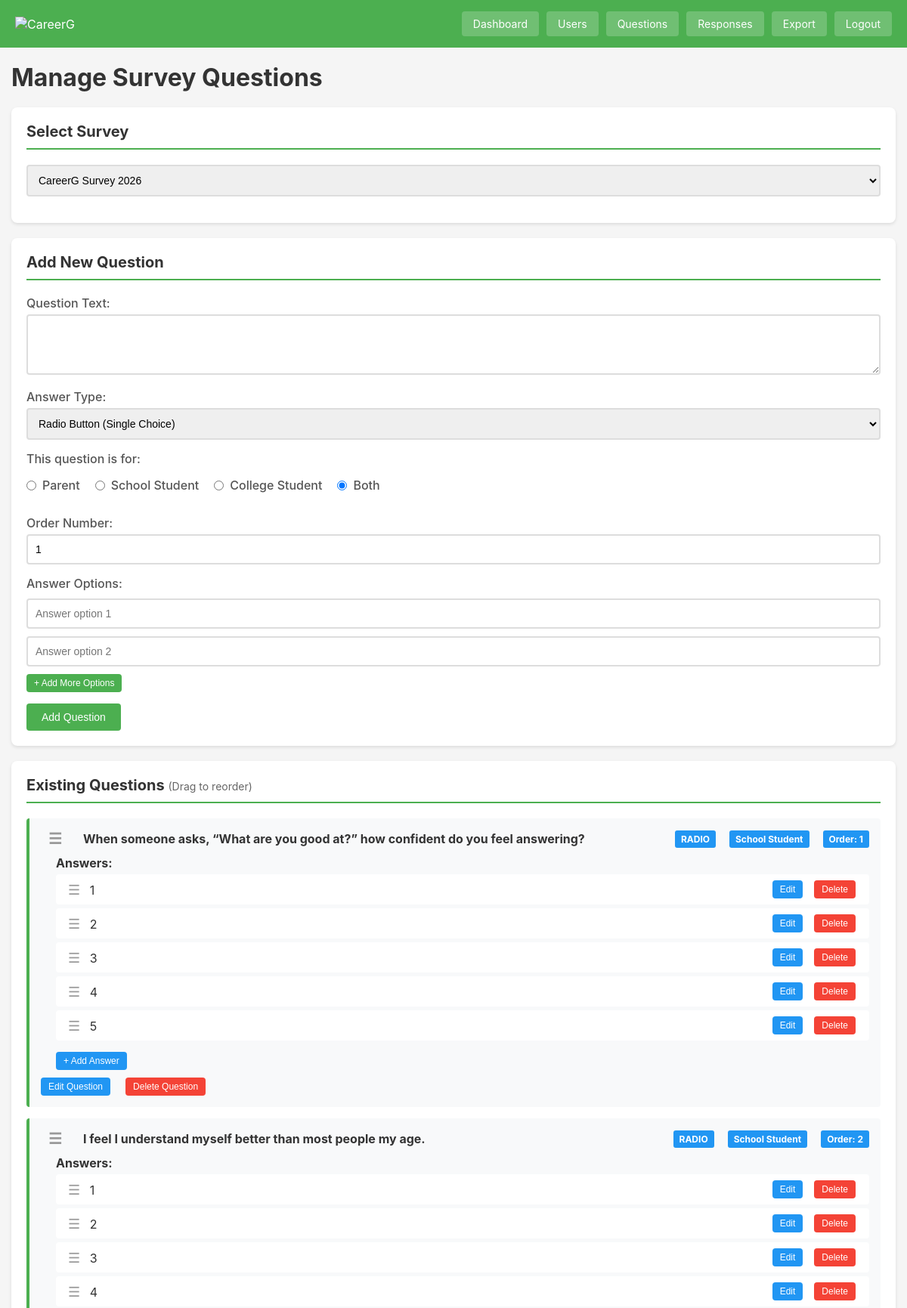
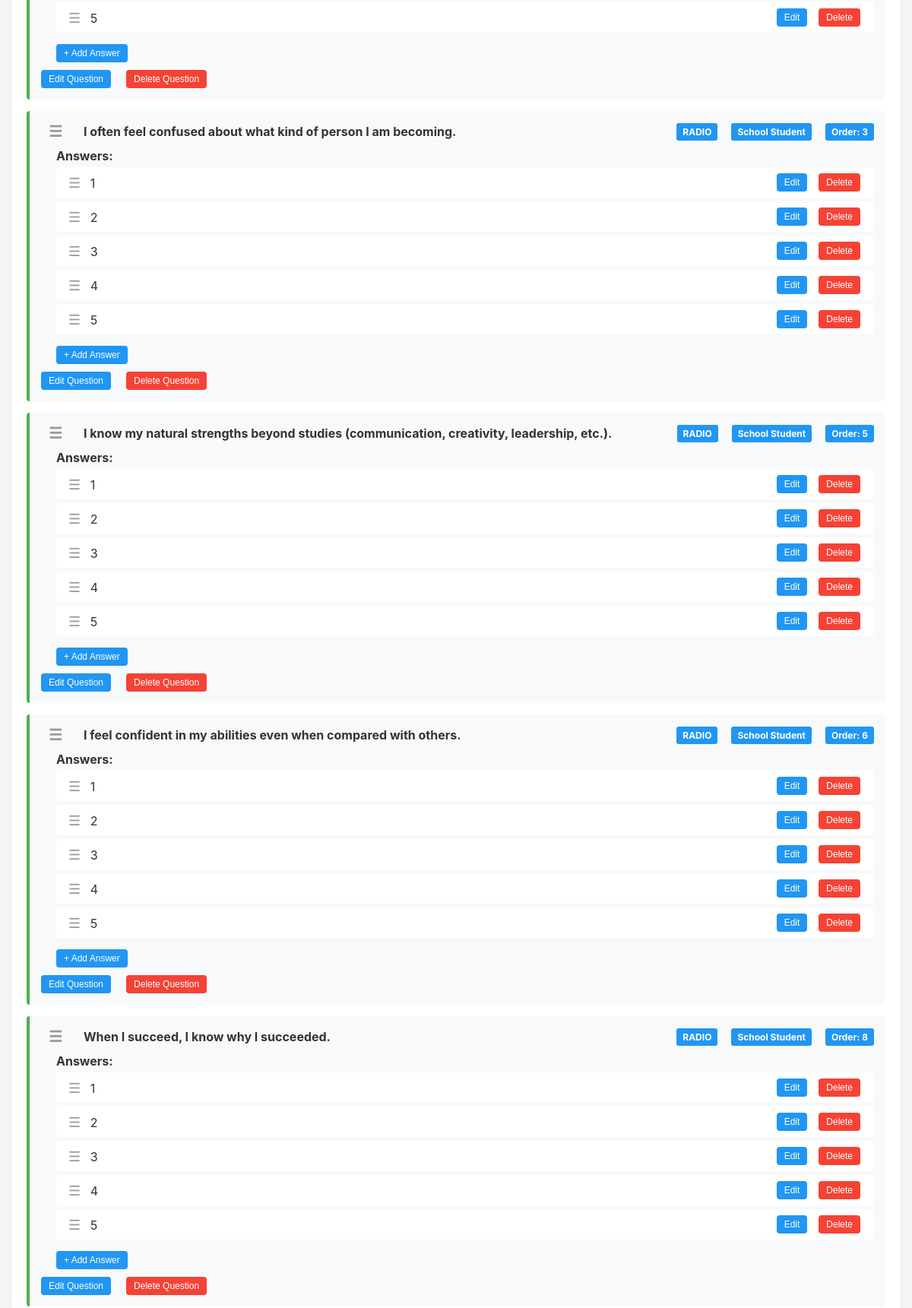
The page /admin/manage_questions.php (signed in, upper part) on the database its author committed (2 pictures, top to bottom).
### tables this page shows
CREATE TABLE `questions` (
  `id` int(11) NOT NULL,
  `survey_id` int(11) NOT NULL,
  `question_text` text NOT NULL,
  `answer_type` enum('radio','checkbox') DEFAULT 'radio',
  `target_role` enum('Parent','School Student','College Student','Both') DEFAULT 'Both',
  `order_no` int(11) DEFAULT 0
);

CREATE TABLE `answers` (
  `id` int(11) NOT NULL,
  `question_id` int(11) NOT NULL,
  `answer_text` varchar(255) NOT NULL,
  `order_no` int(11) DEFAULT 0
);

### admin/manage_questions.php (the view, shortened to what this page needs)
<?php
include('../includes/db.php');
$surveys = $conn->query("SELECT * FROM surveys ORDER BY id DESC");
$selected_survey = isset($_GET['survey_id']) ? intval($_GET['survey_id']) : 1;
?>
<!DOCTYPE html>
<html>
<head>
</head>
<body>
<div class="header">
    <div>
        <img src="https://careerg.in/assets/CareergLogo-BvzyUmlH.png" alt="CareerG">
    </div>
    <div class="nav">
        <a href="dashboard.php">Dashboard</a>
        <a href="view_users.php">Users</a>
        <a href="manage_questions.php">Questions</a>
        <a href="view_responses.php">Responses</a>
        <a href="export_data.php">Export</a>
        <a href="logout.php">Logout</a>
    </div>
</div>
<div class="container">
    <h1>Manage Survey Questions</h1>
    <div class="card">
        <h2>Select Survey</h2>
        <form method="get">
            <div class="form-group">
                <select name="survey_id" onchange="this.form.submit()">
                    <?php while($survey = $surveys->fetch_assoc()): ?>
                    <option value="<?php echo $survey['id']; ?>" <?php echo $selected_survey == $survey['id'] ? 'selected' : ''; ?>>
                        <?php echo htmlspecialchars($survey['title']); ?>
                    </option>
                    <?php endwhile; ?>
                </select>
            </div>
        </form>
    </div>
    <div class="card">
        <h2>Add New Question</h2>
        <form method="post" id="addQuestionForm">
            <div class="form-group">
                <label>Question Text:</label>
                <textarea name="question_text" required></textarea>
            </div>
            <div class="form-group">
                <label>Answer Type:</label>
                <select name="answer_type" required>
                    <option value="radio">Radio Button (Single Choice)</option>
                </select>
            </div>
            <div class="form-group">
                <label>This question is for:</label>
                <div style="display: flex; gap: 20px; padding: 10px 0; flex-wrap: wrap;">
                    <label style="display: flex; align-items: center; cursor: pointer;">
                        <input type="radio" name="target_role" value="Parent" style="margin-right: 8px;">
                        <span>Parent</span>
                    </label>
                    <label style="display: flex; align-items: center; cursor: pointer;">
                        <input type="radio" name="target_role" value="School Student" style="margin-right: 8px;">
                        <span>School Student</span>
                    </label>
                    <label style="display: flex; align-items: center; cursor: pointer;">
                        <input type="radio" name="target_role" value="College Student" style="margin-right: 8px;">
                        <span>College Student</span>
                    </label>
                    <label style="display: flex; align-items: center; cursor: pointer;">
                        <input type="radio" name="target_role" value="Both" checked style="margin-right: 8px;">
                        <span>Both</span>
                    </label>
                </div>
            </div>
            <div class="form-group">
                <label>Order Number:</label>
                <input type="number" name="order_no" value="1" required>
            </div>
            <div class="form-group">
                <label>Answer Options:</label>
                <div id="answersList">
                    <div class="answer-input-row">
                        <input type="text" name="answers[]" placeholder="Answer option 1">
                    </div>
                    <div class="answer-input-row">
                        <input type="text" name="answers[]" placeholder="Answer option 2">
                    </div>
                </div>
                <button type="button" id="addMoreOptionsBtn" class="btn btn-small">+ Add More Options</button>
            </div>
            <button type="submit" name="add_question" class="btn">Add Question</button>
        </form>
    </div>
    <div class="card">
        <h2>Existing Questions <span style="font-size: 14px; color: #666; font-weight: normal;">(Drag to reorder)</span></h2>
        <div class="questions-container">
        <?php
        $questions = $conn->query("SELECT * FROM questions WHERE survey_id=$selected_survey ORDER BY order_no");
        while($q = $questions->fetch_assoc()):
        $role = $q['target_role'] ?? 'Both';
        ?>
        <div class="question-item" draggable="true" data-question-id="<?php echo $q['id']; ?>" data-role="<?php echo $role; ?>">
            <h4>
                <span class="question-drag-handle">☰</span>
                <span class="question-text"><?php echo htmlspecialchars($q['question_text']); ?></span>
                <span class="badge"><?php echo strtoupper($q['answer_type']); ?></span>
                <span class="badge" style="background: <?php
                    echo $role === 'Parent' ? '#FF9800' : ($role === 'School Student' ? '#2196F3' : ($role === 'College Student' ? '#9C27B0' : '#4CAF50'));
                ?>;"><?php echo $role; ?></span>
                <span class="badge">Order: <?php echo $q['order_no']; ?></span>
            </h4>
            <div class="answer-list">
                <strong>Answers:</strong>
                <div class="answers-container" data-question-id="<?php echo $q['id']; ?>">
                <?php
                $answers = $conn->query("SELECT * FROM answers WHERE question_id=" . $q['id'] . " ORDER BY order_no, id");
                while($a = $answers->fetch_assoc()):
                ?>
                <div class="answer-item" draggable="true" data-answer-id="<?php echo $a['id']; ?>">
                    <span class="answer-display">
                        <span class="drag-handle">☰</span>
                        <span class="answer-text"><?php echo htmlspecialchars($a['answer_text']); ?></span>
                    </span>
                    <div style="display: flex; gap: 5px;">
                        <button type="button" class="btn btn-small" onclick="editAnswer(<?php echo $a['id']; ?>)" style="background: #2196F3;">Edit</button>
                        <form method="post" style="display:inline">
                            <button type="submit" name="delete_answer" class="btn btn-danger btn-small" onclick="return confirm('Delete this answer?')">Delete</button>
                        </form>
                    </div>
                </div>
                <?php endwhile; ?>
                </div>
                <button type="button" class="btn btn-small" onclick="addNewAnswer(<?php echo $q['id']; ?>)" style="margin-top: 10px; background: #2196F3;">+ Add Answer</button>
            </div>
            <form method="post" style="margin-top:10px; display: flex; gap: 10px;">
                <button type="button" class="btn btn-small" onclick="editQuestion(<?php echo $q['id']; ?>)" style="background: #2196F3;">Edit Question</button>
                <button type="submit" name="delete_question" class="btn btn-danger btn-small" onclick="return confirm('Delete this question and all its answers?')">Delete Question</button>
            </form>
        </div>
        <?php endwhile; ?>
        </div>
    </div>
</div>
</body>
</html>

### admin/manage_questions.php (style rules this page uses)
* { margin: 0; padding: 0; box-sizing: border-box; }
body { font-family: -apple-system, BlinkMacSystemFont, 'Segoe UI', Arial, sans-serif; background: #f5f5f5; color: #333; }
.header { background: #4CAF50; color: white; padding: 15px 20px; display: flex; justify-content: space-between; align-items: center; flex-wrap: wrap; }
.header img { max-width: 100px; }
.nav { display: flex; gap: 10px; flex-wrap: wrap; }
.nav a { color: white; text-decoration: none; padding: 8px 15px; background: rgba(255,255,255,0.2); border-radius: 4px; font-size: 14px; }
.container { max-width: 1200px; margin: 20px auto; padding: 0 15px; }
.card { background: white; border-radius: 8px; padding: 20px; margin-bottom: 20px; box-shadow: 0 2px 4px rgba(0,0,0,0.1); }
h1, h2 { margin-bottom: 20px; color: #333; }
h2 { font-size: 20px; border-bottom: 2px solid #4CAF50; padding-bottom: 10px; }
.form-group { margin-bottom: 15px; }
.form-group label { display: block; margin-bottom: 5px; font-weight: 500; color: #555; }
.form-group input[type="text"], .form-group input[type="number"], .form-group textarea, .form-group select { width: 100%; padding: 10px; border: 2px solid #ddd; border-radius: 4px; font-size: 14px; }
.form-group textarea { min-height: 80px; resize: vertical; }
.btn { padding: 10px 20px; background: #4CAF50; color: white; border: none; border-radius: 4px; cursor: pointer; font-size: 14px; margin-right: 10px; }
.btn-danger { background: #f44336; }
.btn-small { padding: 5px 10px; font-size: 12px; }
.question-item { background: #f8f9fa; padding: 15px; margin-bottom: 15px; border-radius: 4px; border-left: 4px solid #4CAF50; cursor: move; transition: all 0.2s; }
.question-item h4 { margin-bottom: 10px; color: #333; display: flex; align-items: center; flex-wrap: wrap; gap: 8px; }
.question-item h4 .question-text { flex: 1; min-width: 200px; }
.question-item .question-drag-handle { cursor: grab; padding: 0 10px; color: #999; font-size: 20px; margin-right: 10px; }
.answer-list { margin: 10px 0; padding-left: 20px; }
.answer-item { padding: 8px; margin: 5px 0; background: white; border-radius: 4px; display: flex; justify-content: space-between; align-items: center; cursor: move; transition: all 0.2s; }
.answer-item .drag-handle { cursor: grab; padding: 0 8px; color: #999; font-size: 18px; }
.badge { display: inline-block; padding: 4px 8px; background: #2196F3; color: white; border-radius: 3px; font-size: 12px; margin-left: 10px; }
.answer-input-row { display: flex; gap: 10px; margin-bottom: 10px; }
.answer-input-row input { flex: 1; }
#answersList { margin-top: 10px; }

### rows shown on the page
questions: question_text "When someone asks, “What are you good at?” how confident do you feel answering?", answer_type "RADIO", target_role "School Student", order_no "1"
answers: answer_text "1"
answers: answer_text "2"
answers: answer_text "3"
answers: answer_text "4"
answers: answer_text "5"
questions: question_text "I feel I understand myself better than most people my age.", answer_type "RADIO", target_role "School Student", order_no "2"
answers: answer_text "1"
answers: answer_text "2"
answers: answer_text "3"
answers: answer_text "4"
answers: answer_text "5"
questions: question_text "I often feel confused about what kind of person I am becoming.", answer_type "RADIO", target_role "School Student", order_no "3"
answers: answer_text "1"
answers: answer_text "2"
answers: answer_text "3"
answers: answer_text "4"
answers: answer_text "5"
questions: question_text "I know my natural strengths beyond studies (communication, creativity, leadership, etc.).", answer_type "RADIO", target_role "School Student", order_no "5"
answers: answer_text "1"
answers: answer_text "2"
answers: answer_text "3"
answers: answer_text "4"
answers: answer_text "5"
questions: question_text "I feel confident in my abilities even when compared with others.", answer_type "RADIO", target_role "School Student", order_no "6"
answers: answer_text "1"
answers: answer_text "2"
answers: answer_text "3"
answers: answer_text "4"
answers: answer_text "5"
questions: question_text "When I succeed, I know why I succeeded.", answer_type "RADIO", target_role "School Student", order_no "8"
answers: answer_text "1"
answers: answer_text "2"
answers: answer_text "3"
answers: answer_text "4"
answers: answer_text "5"

### other values the page prints
form field survey_id "CareerG Survey 2026"
